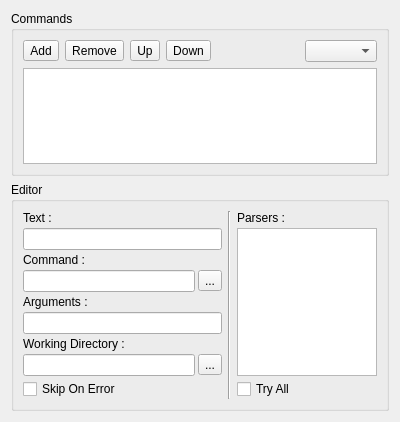
<?xml version="1.0" encoding="UTF-8"?>
<ui version="4.0">
 <class>CommandsEditor</class>
 <widget class="QFrame" name="CommandsEditor">
  <property name="geometry">
   <rect>
    <x>0</x>
    <y>0</y>
    <width>400</width>
    <height>422</height>
   </rect>
  </property>
  <layout class="QVBoxLayout" name="verticalLayout">
   <item>
    <widget class="QGroupBox" name="gbCommands">
     <property name="sizePolicy">
      <sizepolicy hsizetype="Preferred" vsizetype="Expanding">
       <horstretch>0</horstretch>
       <verstretch>0</verstretch>
      </sizepolicy>
     </property>
     <property name="title">
      <string>Commands</string>
     </property>
     <layout class="QGridLayout" name="gridLayout_3">
      <item row="0" column="0">
       <widget class="QToolButton" name="tbCommandAdd">
        <property name="text">
         <string>Add</string>
        </property>
        <property name="icon">
         <iconset>
          <normaloff>:/tools/icons/tools/add.png</normaloff>:/tools/icons/tools/add.png</iconset>
        </property>
       </widget>
      </item>
      <item row="0" column="1">
       <widget class="QToolButton" name="tbCommandRemove">
        <property name="text">
         <string>Remove</string>
        </property>
        <property name="icon">
         <iconset>
          <normaloff>:/tools/icons/tools/remove.png</normaloff>:/tools/icons/tools/remove.png</iconset>
        </property>
       </widget>
      </item>
      <item row="0" column="2">
       <widget class="QToolButton" name="tbCommandUp">
        <property name="text">
         <string>Up</string>
        </property>
        <property name="icon">
         <iconset>
          <normaloff>:/tools/icons/tools/up.png</normaloff>:/tools/icons/tools/up.png</iconset>
        </property>
       </widget>
      </item>
      <item row="0" column="3">
       <widget class="QToolButton" name="tbCommandDown">
        <property name="text">
         <string>Down</string>
        </property>
        <property name="icon">
         <iconset>
          <normaloff>:/tools/icons/tools/down.png</normaloff>:/tools/icons/tools/down.png</iconset>
        </property>
       </widget>
      </item>
      <item row="0" column="4">
       <spacer name="horizontalSpacer_2">
        <property name="orientation">
         <enum>Qt::Horizontal</enum>
        </property>
        <property name="sizeHint" stdset="0">
         <size>
          <width>22</width>
          <height>22</height>
         </size>
        </property>
       </spacer>
      </item>
      <item row="1" column="0" colspan="6">
       <widget class="QListWidget" name="lwCommands"/>
      </item>
      <item row="0" column="5">
       <widget class="QComboBox" name="cbCommandTypes">
        <property name="sizeAdjustPolicy">
         <enum>QComboBox::AdjustToContents</enum>
        </property>
       </widget>
      </item>
     </layout>
    </widget>
   </item>
   <item>
    <widget class="QGroupBox" name="gbEditor">
     <property name="sizePolicy">
      <sizepolicy hsizetype="Preferred" vsizetype="Maximum">
       <horstretch>0</horstretch>
       <verstretch>0</verstretch>
      </sizepolicy>
     </property>
     <property name="title">
      <string>Editor</string>
     </property>
     <layout class="QHBoxLayout" name="_8">
      <item>
       <layout class="QGridLayout" name="_9">
        <property name="spacing">
         <number>3</number>
        </property>
        <item row="0" column="0" colspan="2">
         <widget class="QLabel" name="lCommandText">
          <property name="sizePolicy">
           <sizepolicy hsizetype="Expanding" vsizetype="Preferred">
            <horstretch>0</horstretch>
            <verstretch>0</verstretch>
           </sizepolicy>
          </property>
          <property name="text">
           <string>Text :</string>
          </property>
         </widget>
        </item>
        <item row="1" column="0" colspan="2">
         <widget class="QLineEdit" name="leCommandText"/>
        </item>
        <item row="2" column="0" colspan="2">
         <widget class="QLabel" name="lCommandCommand">
          <property name="sizePolicy">
           <sizepolicy hsizetype="Expanding" vsizetype="Preferred">
            <horstretch>0</horstretch>
            <verstretch>0</verstretch>
           </sizepolicy>
          </property>
          <property name="text">
           <string>Command :</string>
          </property>
         </widget>
        </item>
        <item row="3" column="0">
         <widget class="QLineEdit" name="leCommandCommand"/>
        </item>
        <item row="3" column="1">
         <widget class="QToolButton" name="tbCommandCommand">
          <property name="text">
           <string>...</string>
          </property>
          <property name="icon">
           <iconset>
            <normaloff>:/tools/icons/tools/file.png</normaloff>:/tools/icons/tools/file.png</iconset>
          </property>
         </widget>
        </item>
        <item row="4" column="0" colspan="2">
         <widget class="QLabel" name="lCommandArguments">
          <property name="sizePolicy">
           <sizepolicy hsizetype="Expanding" vsizetype="Preferred">
            <horstretch>0</horstretch>
            <verstretch>0</verstretch>
           </sizepolicy>
          </property>
          <property name="text">
           <string>Arguments :</string>
          </property>
         </widget>
        </item>
        <item row="5" column="0" colspan="2">
         <widget class="QLineEdit" name="leCommandArguments"/>
        </item>
        <item row="6" column="0" colspan="2">
         <widget class="QLabel" name="lCommandWorkingDirectory">
          <property name="sizePolicy">
           <sizepolicy hsizetype="Expanding" vsizetype="Preferred">
            <horstretch>0</horstretch>
            <verstretch>0</verstretch>
           </sizepolicy>
          </property>
          <property name="text">
           <string>Working Directory :</string>
          </property>
         </widget>
        </item>
        <item row="7" column="0">
         <widget class="QLineEdit" name="leCommandWorkingDirectory"/>
        </item>
        <item row="7" column="1">
         <widget class="QToolButton" name="tbCommandWorkingDirectory">
          <property name="text">
           <string>...</string>
          </property>
          <property name="icon">
           <iconset>
            <normaloff>:/tools/icons/tools/icon.png</normaloff>:/tools/icons/tools/icon.png</iconset>
          </property>
         </widget>
        </item>
        <item row="8" column="0" colspan="2">
         <widget class="QCheckBox" name="cbCommandSkipOnError">
          <property name="sizePolicy">
           <sizepolicy hsizetype="Expanding" vsizetype="Fixed">
            <horstretch>0</horstretch>
            <verstretch>0</verstretch>
           </sizepolicy>
          </property>
          <property name="text">
           <string>Skip On Error</string>
          </property>
         </widget>
        </item>
       </layout>
      </item>
      <item>
       <widget class="Line" name="lCommand">
        <property name="orientation">
         <enum>Qt::Vertical</enum>
        </property>
       </widget>
      </item>
      <item>
       <layout class="QVBoxLayout" name="_10">
        <property name="spacing">
         <number>3</number>
        </property>
        <property name="sizeConstraint">
         <enum>QLayout::SetMinimumSize</enum>
        </property>
        <item>
         <widget class="QLabel" name="lCommandParsers">
          <property name="text">
           <string>Parsers :</string>
          </property>
         </widget>
        </item>
        <item>
         <widget class="QListWidget" name="lwCommandParsers">
          <property name="sizePolicy">
           <sizepolicy hsizetype="Maximum" vsizetype="Expanding">
            <horstretch>0</horstretch>
            <verstretch>0</verstretch>
           </sizepolicy>
          </property>
          <property name="maximumSize">
           <size>
            <width>140</width>
            <height>16777215</height>
           </size>
          </property>
         </widget>
        </item>
        <item>
         <widget class="QCheckBox" name="cbCommandTryAll">
          <property name="sizePolicy">
           <sizepolicy hsizetype="Minimum" vsizetype="Fixed">
            <horstretch>0</horstretch>
            <verstretch>0</verstretch>
           </sizepolicy>
          </property>
          <property name="text">
           <string>Try All</string>
          </property>
         </widget>
        </item>
       </layout>
      </item>
     </layout>
    </widget>
   </item>
  </layout>
 </widget>
 <resources>
  <include location="../../resources/resources.qrc"/>
 </resources>
 <connections/>
</ui>
